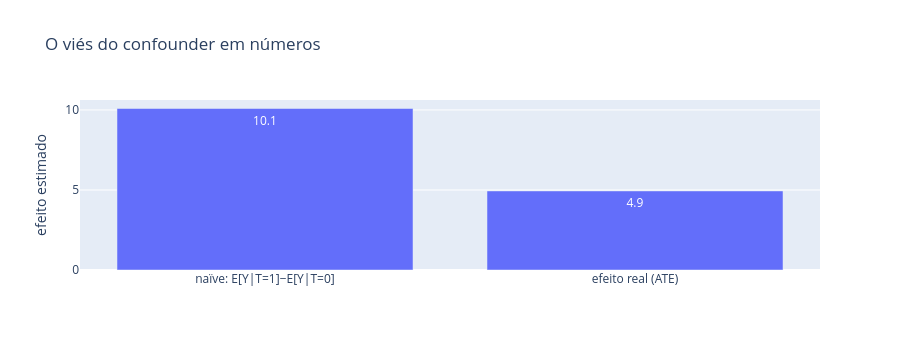

Here is the notebook cell this chart was saved with:
### Code cell
# diferença de médias naïve vs efeito real médio
naive = Y[T == 1].mean() - Y[T == 0].mean()
true_ate = true_tau.mean()

fig = go.Figure(go.Bar(
    x=["naïve: E[Y|T=1]−E[Y|T=0]", "efeito real (ATE)"],
    y=[naive, true_ate], text=[f"{naive:.1f}", f"{true_ate:.1f}"], textposition="auto",
))
fig.update_layout(height=350, title="O viés do confounder em números", yaxis_title="efeito estimado")
fig.show()

print(f"naïve = {naive:.2f} | ATE real = {true_ate:.2f} | viés = {naive - true_ate:+.2f}")

### Figure 1 — Plotly figure (JSON) as saved in the notebook; plotly's stock layout.template omitted (floating-point values rounded to 4 significant figures)
{"data": [{"text": ["10.1", "4.9"], "textposition": "auto", "type": "bar", "x": ["naïve: E[Y|T=1]−E[Y|T=0]", "efeito real (ATE)"], "y": [10.09, 4.94]}], "layout": {"height": 350, "title": {"text": "O viés do confounder em números"}, "yaxis": {"title": {"text": "efeito estimado"}}}}
